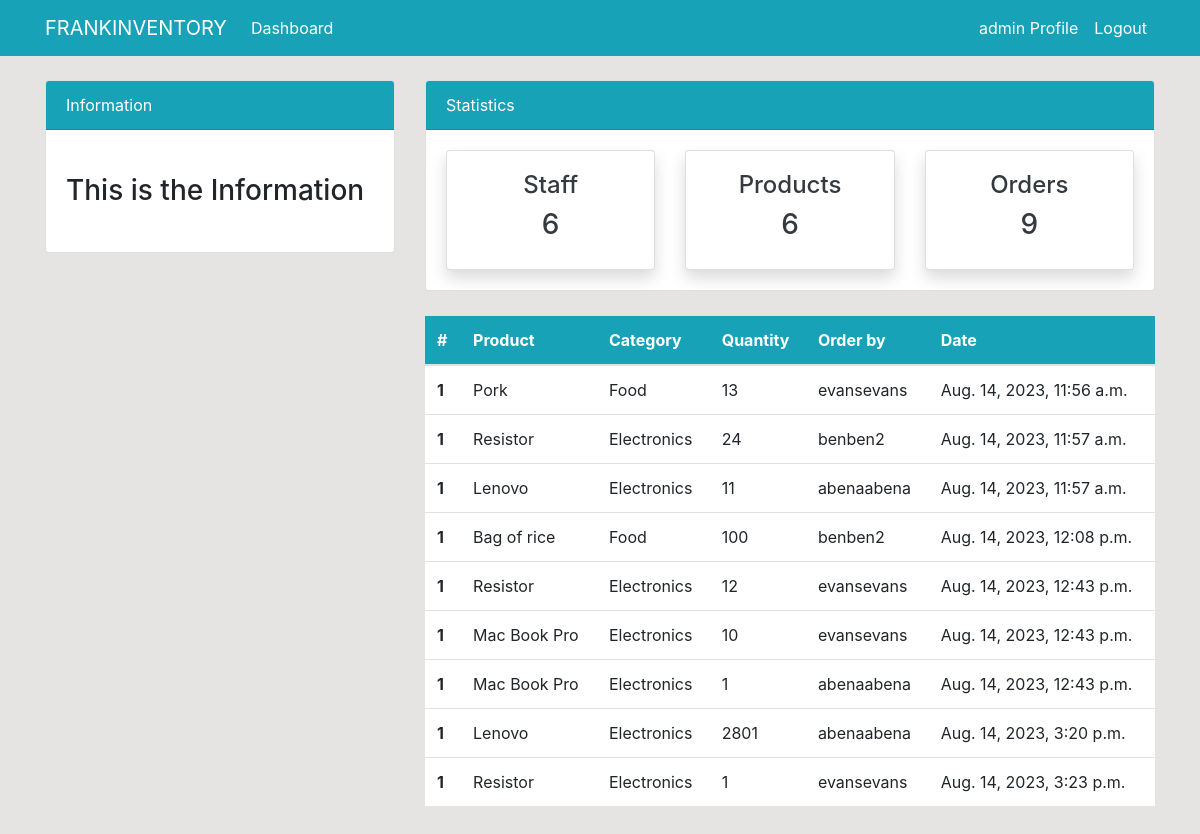
/order/ (signed in), run on the app's committed database.
### dashboard/models.py (models this page shows, shortened)
class Order(models.Model):
	product = models.ForeignKey(Product, on_delete=models.CASCADE, null=True)
	staff = models.ForeignKey(User, on_delete=models.CASCADE, null=True)
	order_quantity = models.PositiveIntegerField(null=True)
	date = models.DateTimeField(auto_now_add=True)

class Product(models.Model):
	name = models.CharField(max_length=100, null=True)
	category = models.CharField(max_length=20, choices=CATEGORY, null=True)
	quantity = models.PositiveIntegerField(null=True)
	class Meta:
		verbose_name_plural = 'Product'

### dashboard/views.py (the view)
# urls.py: path('order/', views.order, name='dashboard-order'),
@login_required(login_url='user-login')
def order(request):
	orders = Order.objects.all()
	orders_count = orders.count()
	items_count = Product.objects.all().count()
	workers_count = User.objects.all().count()
	context = {
		'orders': orders,
		'orders_count': orders_count,
		'workers_count': workers_count,
		'items_count': items_count,
	}
	return render(request, 'dashboard/order.html', context)

### templates/dashboard/order.html (shortened to what this page needs)
{% extends 'partials/base.html' %}
{% block content %}
{% include 'partials/topnav.html' %}
    <div class="container">
        <div class="row my-4">
            <div class="col-md-4">
            </div>
            <div class="col-md-8">
                <table class="table bg-white">
                    <thead class="bg-info">
                        <tr class="text-white">
                            <th scope="col">#</th>
                            <th scope="col">Product</th>
                            <th scope="col">Category</th>
                            <th scope="col">Quantity</th>
                            <th scope="col">Order by</th>
                            <th scope="col">Date</th>
                        </tr>
                    </thead>
                    <tbody>
                        {% for ord_er in orders %}
                        <tr>
                            <th scope="row">1</th>
                            <td>{{ ord_er.product.name}}</td>
                            <td>{{ ord_er.product.category }}</td>
                            <td>{{ ord_er.order_quantity }}</td>
                            <td>{{ ord_er.staff.username }}</td>
                            <td>{{ord_er.date }}</td>
                        </tr>
                        {% endfor %}
                    </tbody>
                </table>
            </div>
        </div>
    </div>
{% endblock %}

### templates/partials/nav.html (shortened to what this page needs)
<nav class="navbar navbar-expand-lg navbar-info bg-info">
    <div class="container">
        {% if user.is_authenticated %}
        <a class="navbar-brand text-white" href="{% url 'dashboard-index' %}">FRANKINVENTORY</a>
        <div class="collapse navbar-collapse" id="navbarSupportedContent">
            <ul class="navbar-nav mr-auto">
                <li class="nav-item active">
                    <a class="nav-link text-white" href="{% url 'dashboard-index' %}">Dashboard </a>
                </li>
            </ul>
            <ul class="navbar-nav ml-auto">
                <li class="nav-item active">
                    <a class="nav-link text-white" href="{% url 'user-profile' %}"> {{user.username}} Profile
                        <span class="sr-only">(current)</span></a>
                </li>
                <li class="nav-item">
                    <a class="nav-link text-white" href="{% url 'user-logout' %}">Logout</a>
                </li>
            </ul>
        {% endif %}
        </div>
    </div>
</nav>

### static/style.css (style rules this page uses)
body { background: rgb(230, 227, 227); }

### data on the page
Order: product.name "Pork", product.category "Food", order_quantity "13", staff.username "evansevans", date "Aug. 14, 2023, 11:56 a.m."
Order: product.name "Resistor", product.category "Electronics", order_quantity "24", staff.username "benben2", date "Aug. 14, 2023, 11:57 a.m."
Order: product.name "Lenovo", product.category "Electronics", order_quantity "11", staff.username "abenaabena", date "Aug. 14, 2023, 11:57 a.m."
Order: product.name "Bag of rice", product.category "Food", order_quantity "100", staff.username "benben2", date "Aug. 14, 2023, 12:08 p.m."
Order: product.name "Resistor", product.category "Electronics", order_quantity "12", staff.username "evansevans", date "Aug. 14, 2023, 12:43 p.m."
Order: product.name "Mac Book Pro", product.category "Electronics", order_quantity "10", staff.username "evansevans", date "Aug. 14, 2023, 12:43 p.m."
Order: product.name "Mac Book Pro", product.category "Electronics", order_quantity "1", staff.username "abenaabena", date "Aug. 14, 2023, 12:43 p.m."
Order: product.name "Lenovo", product.category "Electronics", order_quantity "2801", staff.username "abenaabena", date "Aug. 14, 2023, 3:20 p.m."
Order: product.name "Resistor", product.category "Electronics", order_quantity "1", staff.username "evansevans", date "Aug. 14, 2023, 3:23 p.m."

### other printed values
{{ user.username }} "admin"
{{ workers_count }} "6"
{{ items_count }} "6"
{{ orders_count }} "9"
